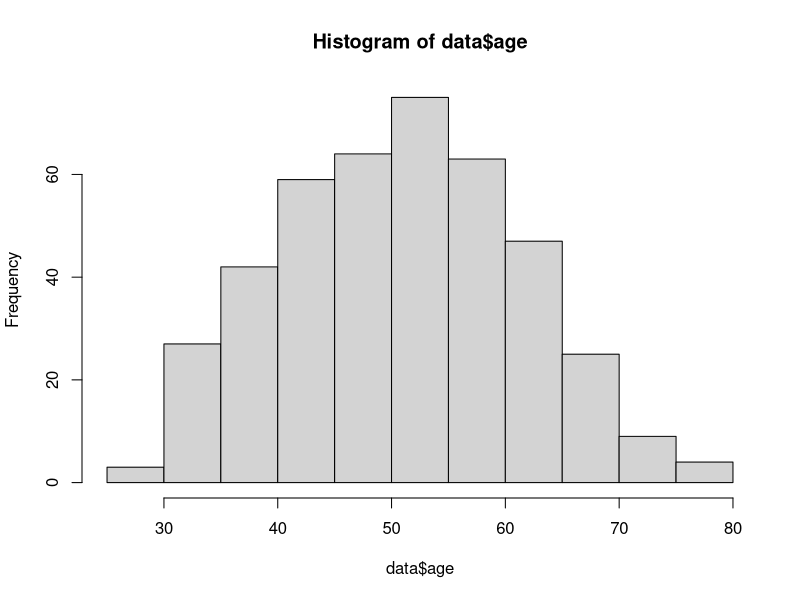
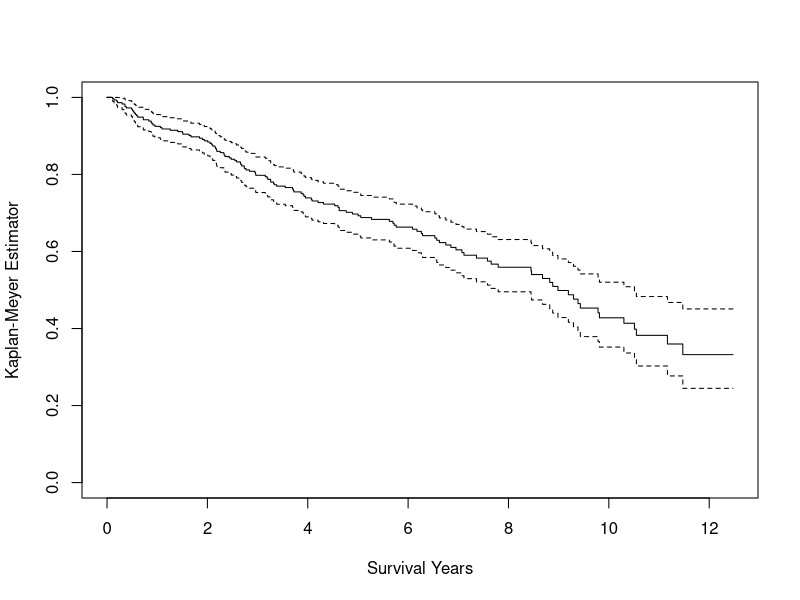

Write R code to recreate these figures, in order. (Note: this script raises an error after producing the figures.)
## ---- chunk 1
library(ggplot2)
library(survminer)
library(readr)
library(glmnet)
library(survival)
?pbc
## ---- chunk 2
#head(pbc)
#summary(pbc)
#hist(pbc$stage)
#table(pbc$stage)
## ---- chunk 3
# assign data set to a labelled object
data <- pbc
# create event parameter corresponding to death of the patient
data$event <- 0 + (data$status == 2)
## ---- chunk 4
data$trt <- factor(data$trt)
data$status <- factor(data$status)
data$stage <- factor(data$stage)
data$ascites <- factor(data$ascites)
data$edema <- factor(data$edema)
data$spiders <- factor(data$spiders)
## ---- chunk 5
hist(data$age)
data$ageGroup <- cut(data$age, breaks = c(0,10,20,30,40,50,60,70,80,90,Inf))
table(data$ageGroup)
## ---- chunk 6
# cholesterol
fit.chol <- (lm(chol ~ age, data = data))
data$chol[is.na(data$chol)] <-
  predict(fit.chol, newdata = subset(data, is.na(chol)))
# copper
fit.copper <- (lm(copper ~ age, data = data))
data$copper[is.na(data$copper)] <-
  predict(fit.copper, newdata = subset(data, is.na(copper)))
# trig
fit.trig <- (lm(trig ~ age, data = data))
data$trig[is.na(data$trig)] <-
  predict(fit.trig, newdata = subset(data, is.na(trig)))
# platelet
fit.platelet <- (lm(platelet ~ age, data = data))
data$platelet[is.na(data$platelet)] <-
  predict(fit.platelet, newdata = subset(data, is.na(platelet)))
# check if NAs have been properly predicted
summary(data)
## ---- chunk 7
specimen <- subset(data, data$trt != "NA" & data$status != 1)
summary(specimen)
## ---- chunk 8
survival <- Surv(specimen$time / 365.25, specimen$event)
## ---- chunk 9
KM <- survfit(survival ~ 1, data = specimen)
KM
plot(KM, xlab="Survival Years", ylab="Kaplan-Meyer Estimator")
## ---- chunk 10
# fitting the survival to sex parameter
fit.sex <- survfit(survival ~ sex, data = specimen)
## visualizing the survival probability
ggsurvplot(fit.sex, 
           data = specimen, 
           xlab = "Years",
           conf.int = TRUE,
           pval = TRUE,
           legend = "top",
           legend.title = "Sex",
           legend.labs = c("Male", "Female"))
## visualizing the cumulative event
ggsurvplot(fit.sex, 
           data = specimen, 
           xlab = "Years",
           fun = "event",
           legend = "top",
           legend.title = "Sex",
           legend.labs = c("Male", "Female"))
## visualizing the cumulative hazard
ggsurvplot(fit.sex, 
           data = specimen, 
           xlab = "Years",
           fun = "cumhaz",
           legend = "top",
           legend.title = "Sex",
           legend.labs = c("Male", "Female"))
## ---- chunk 11
# fitting the survival to treatment parameter
fit.trt <- survfit(survival ~ trt, data = specimen)
## visualizing the survival probability
ggsurvplot(fit.trt, 
           data = specimen, 
           xlab = "Years",
           conf.int = TRUE,
           pval = TRUE,
           legend = "top",
           legend.title = "Sex",
           legend.labs = c("Male", "Female"))
## visualizing the cumulative event
ggsurvplot(fit.trt, 
           data = specimen, 
           xlab = "Years",
           fun = "event",
           legend = "top",
           legend.title = "Sex",
           legend.labs = c("Male", "Female"))
## visualizing the cumulative hazard
ggsurvplot(fit.trt, 
           data = specimen, 
           xlab = "Years",
           fun = "cumhaz",
           legend = "top",
           legend.title = "Sex",
           legend.labs = c("Male", "Female"))
## ---- chunk 12
MH <- survdiff(survival ~ specimen$trt)
MH
## ---- chunk 13
W <- survdiff(survival ~ specimen$trt, rho=1)
W
## ---- chunk 14
# test ran with all covariates
coxph <- coxph(survival  ~ age + edema + hepato + platelet + sex + spiders + ascites + log(albumin) + log(alk.phos) + log(ast) + log(bili) + log(chol) + log(copper) + log(trig) + log(protime), data = specimen)
summary(coxph)
## ---- chunk 15
# fitted test with significant covariate only
fit.coxph <- coxph(survival  ~ age + as.factor(edema) + log(albumin) + log(bili) + log(protime) + log(copper), data = specimen)
summary(fit.coxph)
## ---- chunk 16
# fitted test and interactions between covariates
fit.coxph.inter <- coxph(survival  ~ age * as.factor(edema) * log(albumin) * log(bili) * log(protime) * log(copper), data = specimen)
summary(fit.coxph.inter)
## ---- chunk 17
specimen.null<-data.frame(age=rep(0,1), edema=rep(0,1), bili=rep(1,1), albumin=rep(1,1), protime=rep(1,1), copper=rep(1,1))
# for baseline
plot(survfit(fit.coxph, newdata=specimen.null), lwd=2,ylim=c(.99,1), main='Baseline survivor', xlab='Years', ylab='Survival', conf.int=T)
# for mean covariates
plot(survfit(fit.coxph),lwd=2,main= 'Fitted survivor at mean covariates', xlab='Years', ylab='Survival')
## ---- chunk 18
ggforest(fit.coxph)
## ---- chunk 19
ftest <- cox.zph(fit.coxph)
ftest
ggcoxzph(ftest)
## ---- chunk 20
ggcoxdiagnostics(fit.coxph,
                 type = "deviance",
                 ox.scale = "time")
ggcoxdiagnostics(fit.coxph,
                 type = "schoenfeld",
                 ox.scale = "time")
